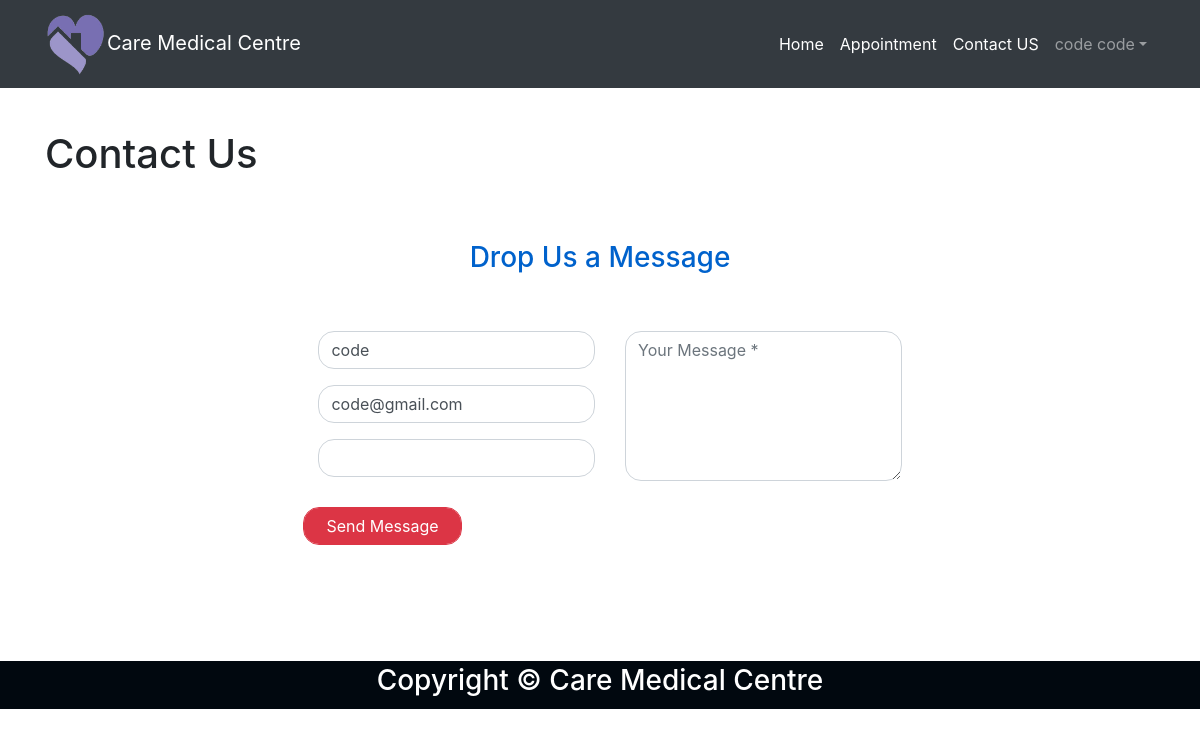
Page /patient/contact.php (signed in) on the committed database.
### tables this page shows
CREATE TABLE `patient` (
  `patient_username` varchar(100) NOT NULL,
  `password` varchar(20) NOT NULL,
  `patient_First_Name` varchar(20) NOT NULL,
  `patient_Last_Name` varchar(20) NOT NULL,
  `patient_Maritial_Status` varchar(10) NOT NULL,
  `patient_DOB` date NOT NULL,
  `patient_Gender` varchar(10) NOT NULL,
  `patient_Address` varchar(100) NOT NULL,
  `patient_Phone` varchar(15) NOT NULL,
  `patient_Email` varchar(100) NOT NULL
);

### patient/contact.php (the view, shortened to what this page needs)
<?php
include_once '../assets/conn/dbconnect.php';
$res=mysqli_query($con,"SELECT * FROM patient WHERE patient_username='".$_SESSION['patientSession']."'");
$userRow=mysqli_fetch_array($res,MYSQLI_ASSOC);
?>
<html lang="en">
  <head>
    <link rel="stylesheet" href="https://maxcdn.bootstrapcdn.com/bootstrap/4.5.2/css/bootstrap.min.css">
    <link rel="stylesheet" href="../assets/css/style.css">
  </head>
  <body>
<nav class="navbar navbar-expand-md navbar-dark bg-dark fixed-top">
  <div class="container">
  <a class="navbar-brand" href="patient.php"><img src="../assets/img/logo.png" style="width: 15%;"></img><span>Care Medical Centre</span></a>
  <div class="collapse navbar-collapse" id="navbarsExampleDefault">
    <ul class="navbar-nav ml-auto">
      <li class="nav-link active">
          <a href="patient.php" style="color: white;">Home</a>
      </li>
      <li class="nav-link active">
          <a href="patientapplist.php?patientId=<?php echo $userRow['patient_username']; ?>" style="color: white;">Appointment</a>
      </li>
      <li class="nav-link active">
          <a href="contact.php" style="color: white;">Contact US</a>
      </li>
      <li class="nav-item dropdown">
        <a class="nav-link dropdown-toggle" href="#" id="dropdown01" data-toggle="dropdown" aria-haspopup="true" aria-expanded="false"><i class="fa fa-user"></i> <?php echo $userRow['patient_First_Name']; ?> <?php echo $userRow['patient_Last_Name']; ?></a>
      </li>
    </ul>
  </div>
  </div>
</nav>
<div class="container" style="margin-top: 130px;">
    <h1>
        Contact Us
    </h1>
</div>
<div class="container contact-form">
            <form class="form" role="form" method="POST" accept-charset="UTF-8">
                <h3>Drop Us a Message</h3>
               <div class="row">
                    <div class="col-md-6">
                        <div class="form-group">
                            <input type="text" name="txtName" class="form-control" placeholder="<?php echo $userRow['patient_First_Name']; ?>" value="<?php echo $userRow['patient_First_Name'];?>" />
                        </div>
                        <div class="form-group">
                            <input type="text" name="txtEmail" class="form-control" placeholder="<?php echo $userRow['patient_Email'];?>" value="<?php echo $userRow['patient_Email'];?>" />
                        </div>
                        <div class="form-group">
                            <input type="text" name="txtPhone" class="form-control" placeholder="<?php echo $userRow['patient_Phone']; ?>" value="<?php echo $userRow['patient_Phone']; ?>" required/>
                        </div>
                    </div>
                    <div class="col-md-6">
                        <div class="form-group">
                            <textarea name="txtMsg" class="form-control" placeholder="Your Message *" style="width: 100%; height: 150px;" required></textarea>
                        </div>
                    </div>
                    <div class="row">
                        <div class="col-md-12">
                        <div class="form-group">
                            <input type="submit" class="form-control btn btn-danger" name="contact" id="contact" value="Send Message" />
                    </div>
                        </div>
                    </div>
                </div>
            </form>
</div>
<?php
  include ('footer.php');
?>

### assets/css/style.css (style rules this page uses)
.form-control { margin: 10px; }
.navbar-brand img { width: 25%; }
.contact-form { background: #fff; margin-bottom: 5%; width: 70%; }
.contact-form .form-control { border-radius:1rem; }
.contact-form form { padding: 14%; }
.contact-form form .row { margin-bottom: -7%; }
.contact-form h3 { margin-bottom: 8%; margin-top: -10%; text-align: center; color: #0062cc; }

### rows in the picture
patient: patient_First_Name "code", patient_Last_Name "code", txtName "code", txtEmail "code@gmail.com"
